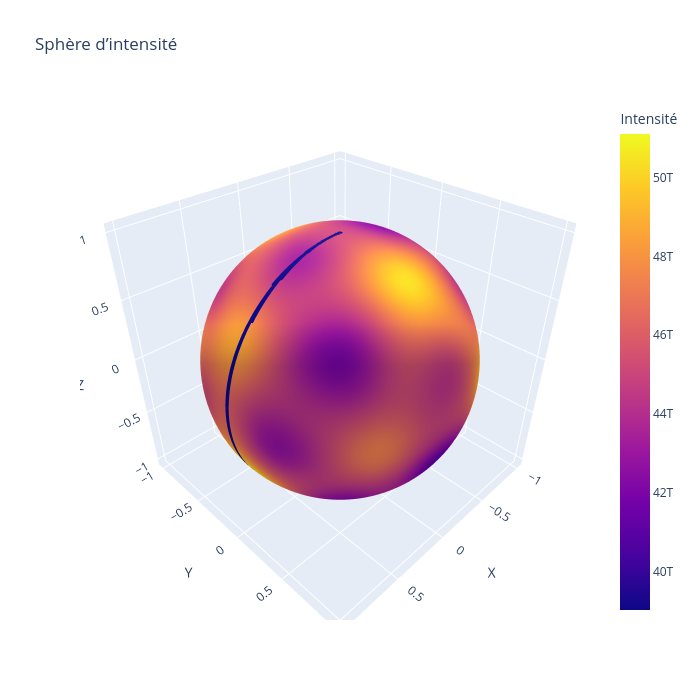

Source (notebook cell):
### Code cell
import numpy as np
import plotly.graph_objects as go
from scipy.interpolate import griddata

theta = np.array(p_in_z1z2_beam_all['theta'])
phi = np.array(p_in_z1z2_beam_all['phi'])
I = np.array(p_in_z1z2_beam_all['intensity'])

# Grille fine en theta et phi
n_theta, n_phi = 180, 360
theta_grid = np.linspace(0, np.pi, n_theta)
phi_grid = np.linspace(0, 2*np.pi, n_phi)
theta_mesh, phi_mesh = np.meshgrid(theta_grid, phi_grid)

# Interpoler l'intensité sur la grille
points = np.column_stack((theta, phi))
grid_points = np.column_stack((theta_mesh.ravel(), phi_mesh.ravel()))
I_grid = griddata(points, I, grid_points, method='linear').reshape(theta_mesh.shape)

# Coordonnées cartésiennes de la surface
x = np.sin(theta_mesh) * np.cos(phi_mesh)
y = np.sin(theta_mesh) * np.sin(phi_mesh)
z = np.cos(theta_mesh)

# Figure Plotly
fig = go.Figure(data=[go.Surface(
    x=x, y=y, z=z,
    surfacecolor=I_grid,
    colorscale='plasma',
    cmin=np.nanmin(I_grid), cmax=np.nanmax(I_grid)
)])
fig.update_traces(showscale=True, colorbar_title='Intensité')
fig.update_layout(
    title='Sphère d’intensité',
    scene=dict(aspectmode='data',
               xaxis_title='X', yaxis_title='Y', zaxis_title='Z'),
    width=700, height=700
)
fig.show()

### Figure 1 — Plotly figure (JSON) as saved in the notebook; plotly's stock layout.template omitted (floating-point values rounded to 4 significant figures; data arrays with more than 128 entries replaced by an {"elided": "..."} marker saying what was removed)
{"data": [{"cmax": 51110000000000.0, "cmin": 39020000000000.0, "colorbar": {"title": {"text": "Intensité"}}, "colorscale": [[0, "#0d0887"], [0.1111, "#46039f"], [0.2222, "#7201a8"], [0.3333, "#9c179e"], [0.4444, "#bd3786"], [0.5556, "#d8576b"], [0.6667, "#ed7953"], [0.7778, "#fb9f3a"], [0.8889, "#fdca26"], [1, "#f0f921"]], "showscale": true, "surfacecolor": {"elided": "360x180 float values"}, "type": "surface", "x": {"elided": "360x180 float values"}, "y": {"elided": "360x180 float values"}, "z": {"elided": "360x180 float values"}}], "layout": {"height": 700, "scene": {"aspectmode": "data", "xaxis": {"title": {"text": "X"}}, "yaxis": {"title": {"text": "Y"}}, "zaxis": {"title": {"text": "Z"}}}, "title": {"text": "Sphère d’intensité"}, "width": 700}}
